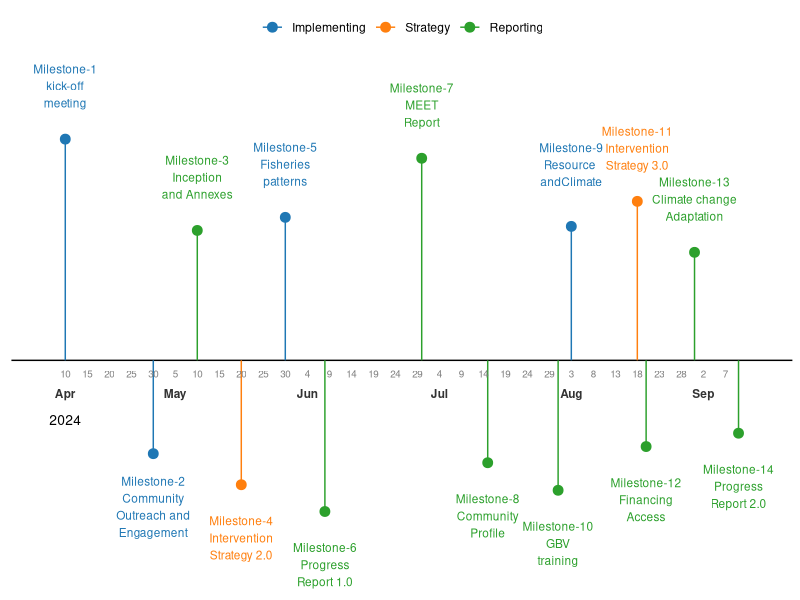
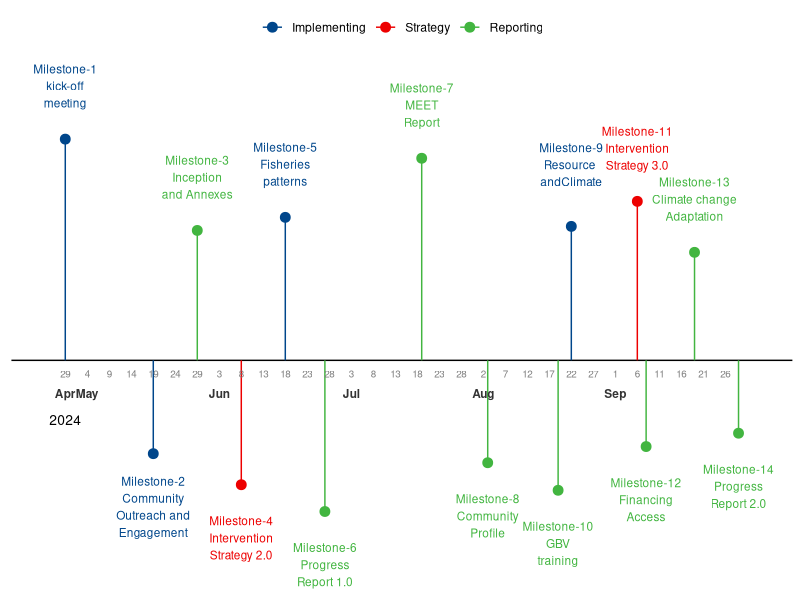

The R source for these figures, in order:
## ---- chunk 1
require(tidyverse)
require(lubridate)
require(scales)
require(ggrepel)
## ---- chunk 2
set.seed(182)

asuta = tibble(
  milestone = c("kick-off\nmeeting", "Community\nOutreach and\nEngagement", 
                "Inception\nand Annexes", "Intervention\nStrategy 2.0", "Fisheries\npatterns", 
                "Progress\nReport 1.0", "MEET\nReport", "Community\nProfile", 
                "Resource \nandClimate\n","GBV\ntraining", "Intervention\nStrategy 3.0", 
                "Financing\nAccess", "Climate change\nAdaptation", "Progress\nReport 2.0"),
  date = c(100424, 300424, 100524, 200524, 300524, 080624, 300624, 150724,030824, 310724,180824, 200824, 310824, 100924),
   direction = rep(c(1,-1), times = 7),
  status = c("Implementing", "Implementing", "Reporting", "Strategy", "Implementing","Reporting", 
             "Reporting", "Reporting","Implementing", "Reporting", "Strategy", "Reporting", 
             "Reporting", "Reporting")
) |> 
  mutate(
   date = dmy(date),
    position =abs(rnorm(n = 14, mean = .15, sd = .08))  * direction,
    text_position =  if_else(position >= 0, position + 0.08, position - 0.08)
    ) |> 
  mutate(
    milestone = paste0("Milestone-", 1:14,"\n", milestone)
  ) |> 
  arrange(date)

date_range = asuta |> pull(date) |> range()

asuta.week = tibble(
  daily = seq(date_range[1], date_range[2], by = "5 day")
) |> 
  mutate(
    day = day(daily),
    month = month(daily, label = T),
    year = year(daily)
    )
## ---- chunk 3

ggplot()+
  geom_hline(yintercept = 0)+
  geom_segment(data = asuta, aes(x = date, y = 0, yend = position, color = status))+
  geom_point(data = asuta, aes(x = date, y = position, color = status),size = 3) +
  geom_text(data = asuta, aes(x = date, y = text_position, label = milestone, color = status), size = 3)+
  scale_x_date(expand = expansion(mult = 0.08))+
  theme_minimal()+
  theme(
    axis.title = element_blank(), 
    axis.text = element_blank(), 
    axis.ticks = element_blank(), 
    panel.background = element_blank(),
    panel.grid = element_blank(), 
    legend.position = "top",
    legend.title = element_blank(),
    legend.background = element_blank()
    ) +
  geom_text(data = asuta.week, aes(x = daily, y = -0.02, label = day), size = 2.5, color = "gray50")+
  geom_text(data = asuta.week |> distinct(month, .keep_all = TRUE), aes(x = daily, y = -0.05, label = month), fontface = "bold", color = "grey20", size = 3)+
   geom_text(data = asuta.week |> distinct(month, .keep_all = TRUE) |> slice(1) , aes(x = daily, y = -0.09, label = year), color = "black", size = 3.5)+
  ggsci::scale_color_d3(limits = c("Implementing", "Strategy", "Reporting"))


# ggsave("milestone_timeline.pdf", width = 8, height = 4, dpi = 300)
## ---- chunk 4

asuta = asuta |> 
  mutate(date = date+days(19))

date_range = asuta |> pull(date) |> range()


asuta.week = tibble(
  daily = seq(date_range[1], date_range[2], by = "5 day")
) |> 
  mutate(
    day = day(daily),
    month = month(daily, label = T),
    year = year(daily)
    )


ggplot()+
  geom_hline(yintercept = 0)+
  geom_segment(data = asuta, aes(x = date, y = 0, yend = position, color = status))+
  geom_point(data = asuta, aes(x = date, y = position, color = status),size = 3) +
  geom_text(data = asuta, aes(x = date, y = text_position, label = milestone, color = status), size = 3)+
  scale_x_date(expand = expansion(mult = 0.08))+
  theme_minimal()+
  theme(
    axis.title = element_blank(), 
    axis.text = element_blank(), 
    axis.ticks = element_blank(), 
    panel.background = element_blank(),
    panel.grid = element_blank(), 
    legend.position = "top",
    legend.title = element_blank(),
    legend.background = element_blank()
    ) +
  geom_text(data = asuta.week, aes(x = daily, y = -0.02, label = day), size = 2.5, color = "gray50")+
  geom_text(data = asuta.week |> distinct(month, .keep_all = TRUE), aes(x = daily, y = -0.05, label = month), fontface = "bold", color = "grey20", size = 3)+
   geom_text(data = asuta.week |> distinct(month, .keep_all = TRUE) |> slice(1) , aes(x = daily, y = -0.09, label = year), color = "black", size = 3.5)+
  ggsci::scale_color_lancet(limits = c("Implementing", "Strategy", "Reporting"))

# today()+days(10)

